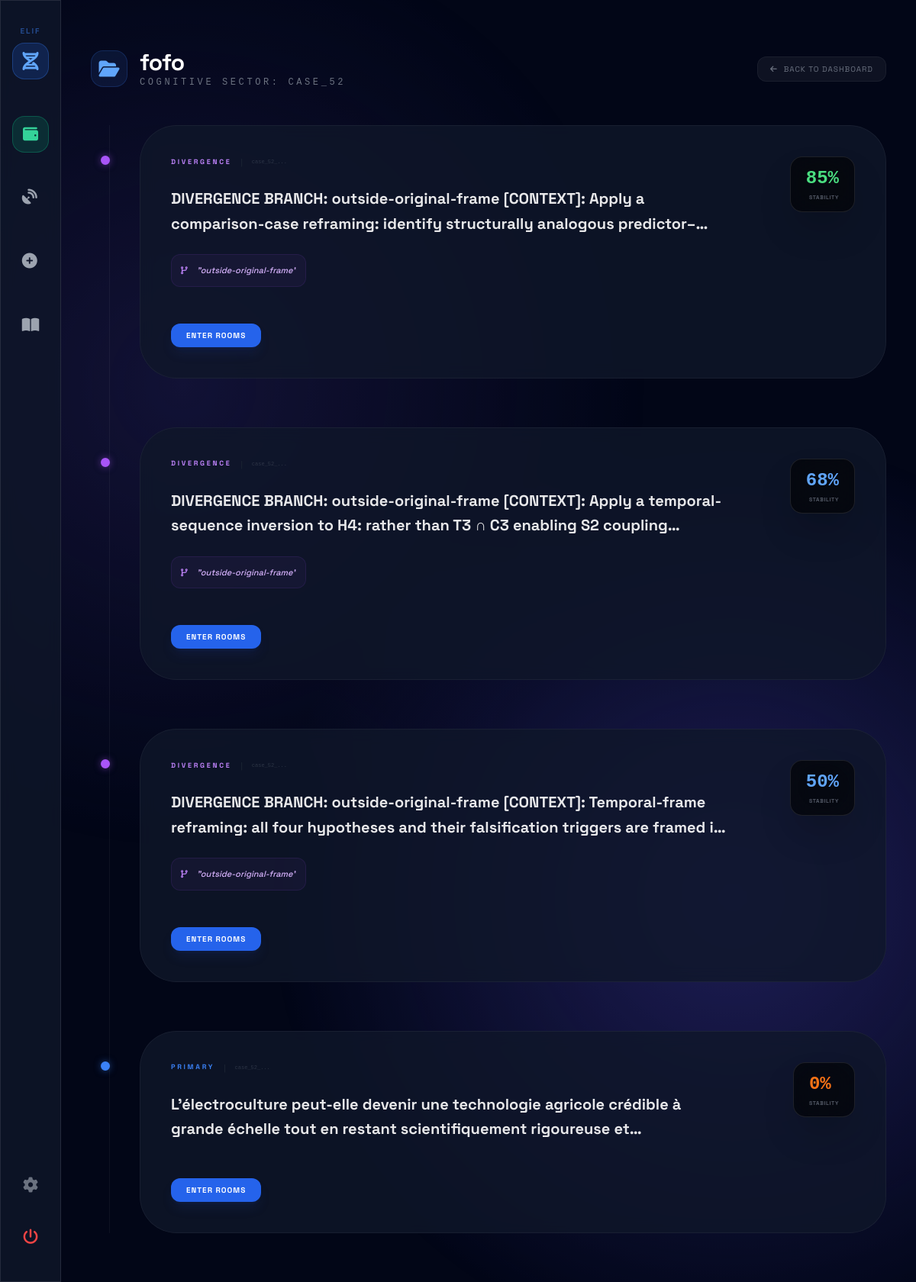
/topic/fofo/ (signed in), run on the app's committed database.
### discovery/models.py (models this page shows, shortened)
class Inquiry(models.Model):
    id = models.UUIDField(primary_key=True, default=uuid.uuid4, editable=False)
    case_id = models.CharField(max_length=100, default=uuid.uuid4)
    topic = models.CharField(max_length=255, default="General", help_text="The thematic folder/category for this inquiry.")
    core_question = models.TextField(help_text="The original input frame.")
    current_question_state = models.TextField(blank=True, help_text="The evolved inquiry state.")
    parent_inquiry = models.ForeignKey('self', on_delete=models.SET_NULL, null=True, blank=True, related_name='children')
    branch_name = models.CharField(max_length=255, blank=True, help_text="The name of the trajectory this branch represents.")
    divergences = models.JSONField(default=list, help_text="First-class inquiry forks / competing futures.")
    assumptions = models.JSONField(default=list, help_text="Load-bearing assumptions surfaced by Step 3.")
    evidence_map = models.JSONField(default=dict)
    hypothesis_set = models.JSONField(default=dict, help_text="Active and falsified possibilities.")
    solution_families = models.JSONField(default=list, help_text="Competing solution architectures (Pluralism).")
    unresolved_zones = models.JSONField(default=list, help_text="Residual Darkness / Regulatory uncertainty (The One).")
    constraints = models.JSONField(default=list)
    history_log = models.JSONField(default=list, help_text="Traceable audit of all cognitive mutations.")
    confidence_evolution = models.JSONField(default=list)
    stability_evolution = models.JSONField(default=list)
    current_status_msg = models.CharField(max_length=255, default="Initializing Engine...", blank=True)
    status = models.CharField(max_length=20, default="PENDING", choices=[
        ("PENDING", "Pending"),
        ("RUNNING", "Running"),
        ("COMPLETED", "Completed"),
        ("FAILED", "Failed"),
        ("REFUSED", "Refused"),
    ])
    final_verdict = models.CharField(max_length=100, blank=True, null=True)
    current_frame = models.JSONField(default=dict)
    state_data = models.JSONField(default=dict)
    created_at = models.DateTimeField(auto_now_add=True)
    updated_at = models.DateTimeField(auto_now=True)

### discovery/views.py (the view)
# urls.py: path('topic/<str:topic_name>/', views.topic_detail, name='topic_detail'),
@login_required
def topic_detail(request, topic_name):
    inquiries_list = Inquiry.objects.filter(topic=topic_name).order_by("created_at")
    if not inquiries_list.exists():
        messages.error(request, f"Topic '{topic_name}' not found.")
        return redirect("discovery:system_map")
    inquiries = []
    for inq in inquiries_list:
        completed = inq.planets.filter(status='COMPLETED').count()
        inq.is_active = completed < 11
        inquiries.append(inq)
    match = re.match(r"case_(\d+)_", inquiries[0].case_id)
    topic_prefix = f"CASE_{match.group(1)}" if match else "CASE_XX"
    context = {
        "topic_name": topic_name,
        "topic_prefix": topic_prefix,
        "inquiries": inquiries, # Chronological order
    }
    return render(request, "discovery/topic_detail.html", context)

### discovery/context_processors.py (called while the page is built)
def system_settings(request):
    return {
        'system_settings': SystemSettings.get_settings()
    }

### templates/discovery/topic_detail.html (shortened to what this page needs)
{% extends "base.html" %}
{% block content %}
<div class="max-w-6xl mx-auto py-4 md:py-8">
    <div class="flex flex-col md:flex-row items-center justify-between mb-12 space-y-6 md:space-y-0 text-center md:text-left">
        <div class="flex flex-col md:flex-row items-center space-y-4 md:space-y-0 md:space-x-4">
            <div class="w-12 h-12 rounded-2xl bg-blue-500/10 border border-blue-500/20 flex items-center justify-center text-blue-400">
                <i class="fa-solid fa-folder-open text-2xl"></i>
            </div>
            <div>
                <h1 class="text-2xl md:text-3xl font-bold text-white tracking-tight">{{ topic_name }}</h1>
                <p class="text-[10px] md:text-xs text-gray-500 uppercase tracking-[0.3em] font-mono">Cognitive Sector: {{ topic_prefix }}</p>
            </div>
        </div>
        <a href="{% url 'discovery:system_map' %}" class="flex items-center space-x-2 text-[10px] uppercase tracking-widest text-gray-500 hover:text-white transition-all bg-white/5 hover:bg-white/10 px-4 py-2 rounded-xl border border-white/5">
            <i class="fa-solid fa-arrow-left"></i>
            <span>Back to Dashboard</span>
        </a>
    </div>
    <div class="relative px-2 md:px-0">
        <div class="space-y-8 md:space-y-16">
            {% for inq in inquiries reversed %}
            <div class="relative pl-8 md:pl-16">
                <div class="absolute left-[15px] md:left-5 top-8 md:top-10 w-3 h-3 rounded-full border-2 {% if not inq.parent_inquiry %}bg-blue-500 border-blue-500 shadow-[0_0_10px_rgba(59,130,246,0.5)]{% else %}bg-purple-500 border-purple-500 shadow-[0_0_10px_rgba(168,85,247,0.5)]{% endif %} -ml-[7px] z-10 animate-pulse"></div>
                <div class="glass p-5 md:p-10 rounded-[2rem] md:rounded-[3rem] border-white/5 hover:bg-white/[0.03] hover:border-blue-500/20 transition-all group relative overflow-hidden">
                    <div class="absolute top-0 right-0 p-4 md:p-10 flex flex-col items-end z-20">
                        <div class="px-2.5 md:px-5 py-1.5 md:py-3 rounded-lg md:rounded-2xl bg-black/60 border border-white/10 backdrop-blur-xl shadow-2xl">
                            <div class="text-sm md:text-2xl font-black {% if inq.confidence_evolution|last > 75 %}text-green-400{% elif inq.confidence_evolution|last > 40 %}text-blue-400{% else %}text-orange-500{% endif %} font-mono leading-none mb-0.5 md:mb-1">
                                {{ inq.confidence_evolution|last|default:0 }}%
                            </div>
                            <div class="text-[5px] md:text-[7px] text-gray-500 uppercase tracking-widest text-right font-black opacity-80">Stability</div>
                        </div>
                    </div>
                    <div class="flex flex-col space-y-3 md:space-y-6 max-w-4xl pr-12 md:pr-40 relative z-10">
                        <div class="flex items-center space-x-2 md:space-x-3 overflow-hidden">
                            <span class="text-[7px] md:text-[9px] uppercase tracking-[0.3em] font-black {% if not inq.parent_inquiry %}text-blue-500{% else %}text-purple-400{% endif %} shrink-0">
                                {% if not inq.parent_inquiry %}Primary{% else %}Divergence{% endif %}
                            </span>
                            <span class="text-gray-800 shrink-0 text-[10px]">|</span>
                            <span class="text-[7px] font-mono text-gray-600 truncate opacity-50">{{ inq.case_id|slice:":8" }}...</span>
                        </div>
                        <h3 class="text-sm md:text-xl font-bold text-white/90 group-hover:text-white transition-colors leading-snug md:leading-relaxed line-clamp-3 md:line-clamp-2 pr-4 md:pr-0">
                            {{ inq.core_question }}
                        </h3>
                        {% if inq.branch_name %}
                        <div class="mt-1 md:mt-2 p-2 md:p-3 rounded-lg md:rounded-xl bg-purple-500/5 border border-purple-500/10 flex items-center self-start overflow-hidden max-w-full">
                            <i class="fa-solid fa-code-branch text-purple-400 mr-2 md:mr-3 text-[10px] shrink-0"></i>
                            <span class="text-[9px] md:text-[11px] text-purple-300 font-medium italic truncate">"{{ inq.branch_name }}"</span>
                        </div>
                        {% endif %}
                        <div class="pt-2 md:pt-6 flex items-center space-x-4">
                            <a href="{% url 'discovery:room_view' inq.id 'DISCOVERY' %}" class="w-full md:w-auto px-5 py-2 rounded-xl bg-blue-600 hover:bg-blue-500 text-white text-[9px] md:text-[10px] font-black flex items-center justify-center uppercase tracking-widest transition-all shadow-lg shadow-blue-900/20">
                                Enter Rooms
                            </a>
                        </div>
                    </div>
                </div>
            </div>
            {% endfor %}
        </div>
    </div>
</div>
{% endblock %}

### templates/base.html (style rules this page uses)
body { background-color: #020617; color: #f8fafc; font-family: 'Space Grotesk', sans-serif; overflow-x: hidden; }
.glass { background: rgba(15, 23, 42, 0.8); backdrop-filter: blur(10px); border: 1px solid rgba(255, 255, 255, 0.1); }

### data on the page
Inquiry: confidence_evolution|last "85", shows "DIVERGENCE", case_id "case_52_", core_question "DIVERGENCE BRANCH: outside-original-frame [CONTEXT]: Apply a comparison-case reframing: identify structurally…", branch_name "outside-original-frame"
Inquiry: confidence_evolution|last "68", shows "DIVERGENCE", case_id "case_52_", core_question "DIVERGENCE BRANCH: outside-original-frame [CONTEXT]: Apply a temporal-sequence inversion to H4: rather than T3 ∩ C3 enabling S2…", branch_name "outside-original-frame"
Inquiry: confidence_evolution|last "50", shows "DIVERGENCE", case_id "case_52_", core_question "DIVERGENCE BRANCH: outside-original-frame [CONTEXT]: Temporal-frame reframing: all four hypotheses and their falsification triggers are framed…", branch_name "outside-original-frame"
Inquiry: confidence_evolution|last "0", shows "PRIMARY", case_id "case_52_", core_question "L’électroculture peut-elle devenir une technologie agricole crédible à grande échelle tout en restant scientifiquement rigoureuse…"

### other printed values
{{ topic_name }} "fofo"
{{ topic_prefix }} "CASE_52"
